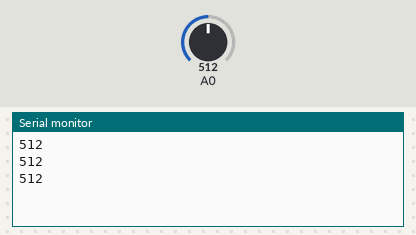
Simulated run of this sketch. Board: Arduino Uno, built with avr-gcc and run on an emulated ATmega328P. On the bench: the last lines printed to the serial monitor. Inputs (shaded band) come from the test bench; at power-on: A0 = 512.

Above: at 1.3 s.
1.4 s: A0 set to 390
At 1.9 s:
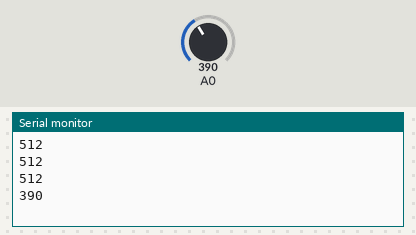
2.9 s: A0 set to 410
At 3.4 s:
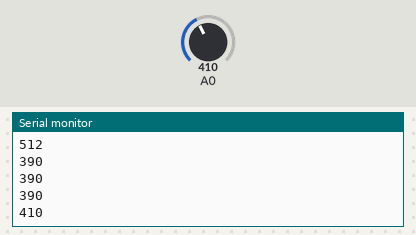
Timing chart, 0 to 5.9 s (numbered marks = the images above; inputs shaded):
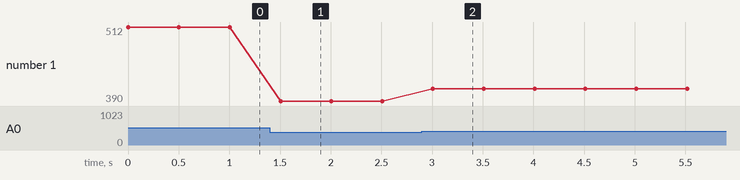

The sketch:

Master.ino
```cpp
// Master
#include <SoftwareSerial.h>
SoftwareSerial BTSerial(10, 11);
// sensor
int value;
void setup()
{
  BTSerial.begin(9600);
  Serial.begin(9600);
}

void loop()
{
  value = analogRead(A0);
  Serial.println(value);
  if (value <= 400)
  {
    BTSerial.write('0');
  }
  else
  {
    BTSerial.write('1');
  }
  delay(500);
}
```

Measured:
- after the input at 1.4 s, the serial monitor: prints a new line after 0.10 s (image 1)
- after the input at 2.9 s, the serial monitor: prints a new line after 0.11 s (image 2)
- plotted number 1: 512 → 390 after the input at 1.4 s, 390 → 410 after the input at 2.9 s
